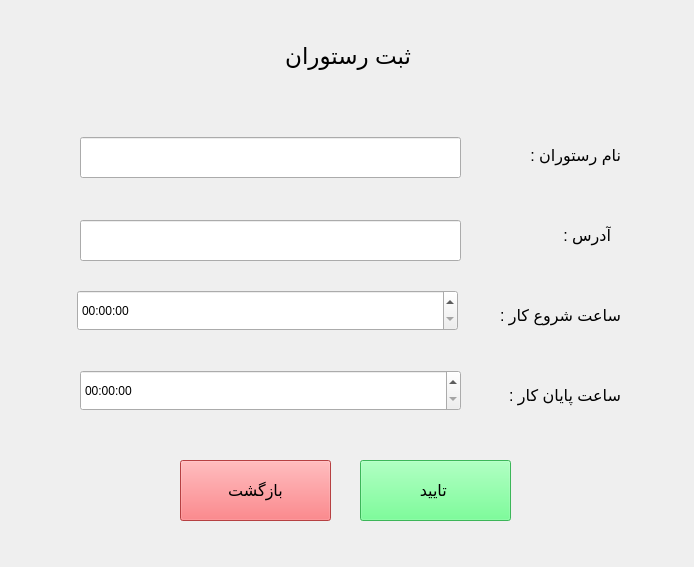
<?xml version="1.0" encoding="UTF-8"?>
<ui version="4.0">
 <class>RestaurantRegistration</class>
 <widget class="QWidget" name="RestaurantRegistration">
  <property name="geometry">
   <rect>
    <x>0</x>
    <y>0</y>
    <width>694</width>
    <height>567</height>
   </rect>
  </property>
  <property name="windowTitle">
   <string>Form</string>
  </property>
  <widget class="QLabel" name="label">
   <property name="geometry">
    <rect>
     <x>260</x>
     <y>20</y>
     <width>151</width>
     <height>71</height>
    </rect>
   </property>
   <property name="font">
    <font>
     <pointsize>17</pointsize>
    </font>
   </property>
   <property name="text">
    <string>ثبت رستوران </string>
   </property>
  </widget>
  <widget class="QLabel" name="label_2">
   <property name="geometry">
    <rect>
     <x>510</x>
     <y>130</y>
     <width>111</width>
     <height>51</height>
    </rect>
   </property>
   <property name="font">
    <font>
     <pointsize>12</pointsize>
    </font>
   </property>
   <property name="text">
    <string>نام رستوران :</string>
   </property>
  </widget>
  <widget class="QLabel" name="label_3">
   <property name="geometry">
    <rect>
     <x>500</x>
     <y>210</y>
     <width>111</width>
     <height>51</height>
    </rect>
   </property>
   <property name="font">
    <font>
     <pointsize>12</pointsize>
    </font>
   </property>
   <property name="text">
    <string>آدرس :</string>
   </property>
  </widget>
  <widget class="QLabel" name="label_4">
   <property name="geometry">
    <rect>
     <x>440</x>
     <y>290</y>
     <width>181</width>
     <height>51</height>
    </rect>
   </property>
   <property name="font">
    <font>
     <pointsize>12</pointsize>
    </font>
   </property>
   <property name="text">
    <string>ساعت شروع کار :</string>
   </property>
  </widget>
  <widget class="QLabel" name="label_5">
   <property name="geometry">
    <rect>
     <x>490</x>
     <y>370</y>
     <width>131</width>
     <height>51</height>
    </rect>
   </property>
   <property name="font">
    <font>
     <pointsize>12</pointsize>
    </font>
   </property>
   <property name="text">
    <string>ساعت پایان کار :</string>
   </property>
  </widget>
  <widget class="QLineEdit" name="lineEdit">
   <property name="geometry">
    <rect>
     <x>80</x>
     <y>137</y>
     <width>381</width>
     <height>41</height>
    </rect>
   </property>
  </widget>
  <widget class="QLineEdit" name="lineEdit_2">
   <property name="geometry">
    <rect>
     <x>80</x>
     <y>220</y>
     <width>381</width>
     <height>41</height>
    </rect>
   </property>
  </widget>
  <widget class="QTimeEdit" name="timeEdit">
   <property name="geometry">
    <rect>
     <x>77</x>
     <y>290</y>
     <width>381</width>
     <height>41</height>
    </rect>
   </property>
  </widget>
  <widget class="QTimeEdit" name="timeEdit_2">
   <property name="geometry">
    <rect>
     <x>80</x>
     <y>370</y>
     <width>381</width>
     <height>41</height>
    </rect>
   </property>
  </widget>
  <widget class="QPushButton" name="pushButton">
   <property name="geometry">
    <rect>
     <x>360</x>
     <y>460</y>
     <width>151</width>
     <height>61</height>
    </rect>
   </property>
   <property name="font">
    <font>
     <pointsize>12</pointsize>
    </font>
   </property>
   <property name="styleSheet">
    <string notr="true">background-color: rgb(84, 255, 124);
color: rgb(0, 0, 0);</string>
   </property>
   <property name="text">
    <string>تایید </string>
   </property>
  </widget>
  <widget class="QPushButton" name="pushButton_2">
   <property name="geometry">
    <rect>
     <x>180</x>
     <y>460</y>
     <width>151</width>
     <height>61</height>
    </rect>
   </property>
   <property name="font">
    <font>
     <pointsize>12</pointsize>
    </font>
   </property>
   <property name="styleSheet">
    <string notr="true">background-color: rgb(255, 89, 92);
color: rgb(0, 0, 0);</string>
   </property>
   <property name="text">
    <string>بازگشت</string>
   </property>
  </widget>
 </widget>
 <resources/>
 <connections/>
</ui>
